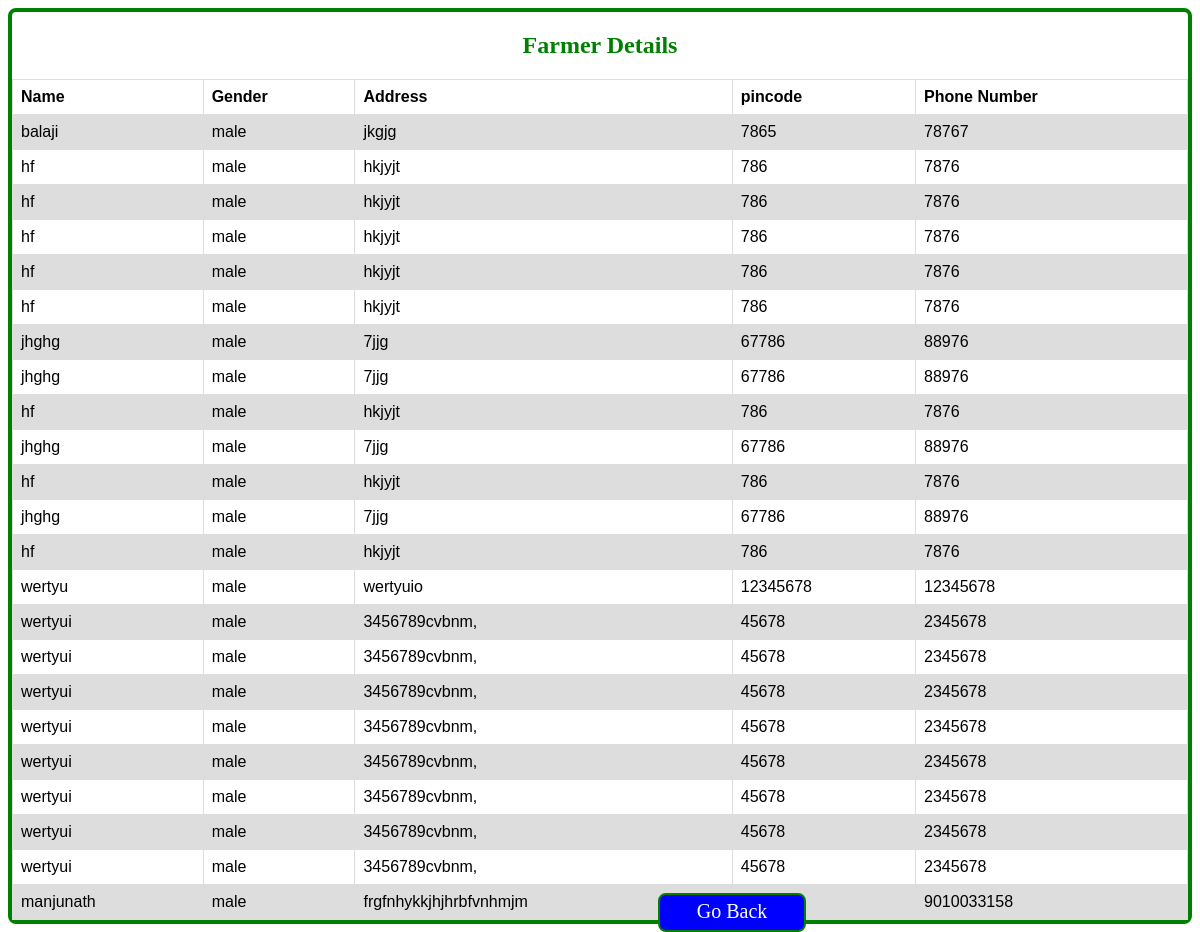
/Farmerdetails, run on the app's committed database.
### org/models.py (models this page shows)
class farmerregistration(models.Model):
    Name1=models.CharField(max_length=50)
    Name2=models.CharField(max_length=50)
    gender=models.CharField(max_length=50)
    date=models.DateField()
    options=models.CharField(max_length=50)
    idnumber=models.TextField()
    address=models.TextField()
    pincode=models.IntegerField()
    mailid = models.EmailField()
    phonenumber=models.IntegerField()

### org/views.py (the view)
# urls.py: path('Farmerdetails',views.Farmerdetails,name='Farmerdetails'),
def Farmerdetails(request):
    farmer=farmerregistration.objects.all()
    return render(request,'farmerdetails.html',{'farmer':farmer})

### templates/farmerdetails.html (shortened to what this page needs)
<!DOCTYPE html>
<html>
<head>
    <link rel="stylesheet" href="/static/styles/farmerdetails.css"
</head>
<body>
<div class="farmerdetails">
<h2>Farmer Details</h2>
<form action="details">
<table>
  <tr>
    <th>Name</th>
    <th>Gender</th>
    <th>Address</th>
    <th>pincode</th>
    <th>Phone Number</th>
  </tr>
    {% for i in farmer %}
    <tr>
        <td>{{i.Name1}}</td>
        <td>{{i.gender}}</td>
        <td>{{i.address}}</td>
        <td>{{i.pincode}}</td>
        <td>{{i.phonenumber}}</td>
    </tr>
{% endfor %}
</table>
    </form>
</div>
<div class="back">
<a href="back" style="color:white; text-decoration:none;">Go Back</a>
</div>
</body>
</html>

### static/styles/farmerdetails.css (style rules this page uses)
table { font-family: arial, sans-serif; border-collapse: collapse; width: 100%; }
h2 { text-align:center; color:green; }
td, th { border: 1px solid #dddddd; text-align: left; padding: 8px; }
tr:nth-child(even) { background-color: #dddddd; }
.farmerdetails { border-style: solid; border-width:4px; border-color:green; border-radius:8px; }
.back { font-size:20px; text-align:center; width:130px; border:2px solid green; background-color:blue; margin-left:650px; height:25px; padding:5px 7px; position:fixed; bottom:0; border-radius:8px; }

### data on the page
farmerregistration: Name1 "balaji", gender "male", address "jkgjg", pincode "7865", phonenumber "78767"
farmerregistration: Name1 "hf", gender "male", address "hkjyjt", pincode "786", phonenumber "7876"
farmerregistration: Name1 "hf", gender "male", address "hkjyjt", pincode "786", phonenumber "7876"
farmerregistration: Name1 "hf", gender "male", address "hkjyjt", pincode "786", phonenumber "7876"
farmerregistration: Name1 "hf", gender "male", address "hkjyjt", pincode "786", phonenumber "7876"
farmerregistration: Name1 "hf", gender "male", address "hkjyjt", pincode "786", phonenumber "7876"
farmerregistration: Name1 "jhghg", gender "male", address "7jjg", pincode "67786", phonenumber "88976"
farmerregistration: Name1 "jhghg", gender "male", address "7jjg", pincode "67786", phonenumber "88976"
farmerregistration: Name1 "hf", gender "male", address "hkjyjt", pincode "786", phonenumber "7876"
farmerregistration: Name1 "jhghg", gender "male", address "7jjg", pincode "67786", phonenumber "88976"
farmerregistration: Name1 "hf", gender "male", address "hkjyjt", pincode "786", phonenumber "7876"
farmerregistration: Name1 "jhghg", gender "male", address "7jjg", pincode "67786", phonenumber "88976"
farmerregistration: Name1 "hf", gender "male", address "hkjyjt", pincode "786", phonenumber "7876"
farmerregistration: Name1 "wertyu", gender "male", address "wertyuio", pincode "12345678", phonenumber "12345678"
farmerregistration: Name1 "wertyui", gender "male", address "3456789cvbnm,", pincode "45678", phonenumber "2345678"
farmerregistration: Name1 "wertyui", gender "male", address "3456789cvbnm,", pincode "45678", phonenumber "2345678"
farmerregistration: Name1 "wertyui", gender "male", address "3456789cvbnm,", pincode "45678", phonenumber "2345678"
farmerregistration: Name1 "wertyui", gender "male", address "3456789cvbnm,", pincode "45678", phonenumber "2345678"
farmerregistration: Name1 "wertyui", gender "male", address "3456789cvbnm,", pincode "45678", phonenumber "2345678"
farmerregistration: Name1 "wertyui", gender "male", address "3456789cvbnm,", pincode "45678", phonenumber "2345678"
farmerregistration: Name1 "wertyui", gender "male", address "3456789cvbnm,", pincode "45678", phonenumber "2345678"
farmerregistration: Name1 "wertyui", gender "male", address "3456789cvbnm,", pincode "45678", phonenumber "2345678"
farmerregistration: Name1 "manjunath", gender "male", address "frgfnhykkjhjhrbfvnhmjm", phonenumber "9010033158"
